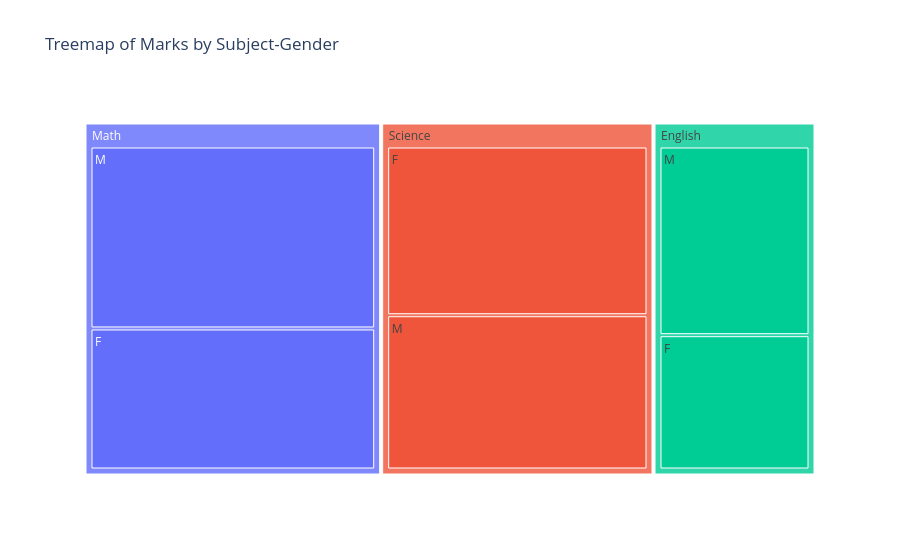

Here is the notebook cell this chart was saved with:
### Code cell
px.treemap(student, path=["subject","gender"], values="Marks", title="Treemap of Marks by Subject-Gender").show()

### Figure 1 — Plotly figure (JSON) as saved in the notebook; plotly's stock layout.template omitted (floating-point values rounded to 4 significant figures)
{"data": [{"branchvalues": "total", "domain": {"x": [0, 1], "y": [0, 1]}, "hovertemplate": "labels=%{label}<br>Marks=%{value}<br>parent=%{parent}<br>id=%{id}<extra></extra>", "ids": ["English/F", "Math/F", "Science/F", "English/M", "Math/M", "Science/M", "English", "Math", "Science"], "labels": ["F", "F", "F", "M", "M", "M", "English", "Math", "Science"], "name": "", "parents": ["English", "Math", "Science", "English", "Math", "Science", "", "", ""], "type": "treemap", "values": [225.0, 432.7, 475.2, 316.1, 558.3, 434.5, 541.1, 991.0, 909.7]}], "layout": {"legend": {"tracegroupgap": 0}, "title": {"text": "Treemap of Marks by Subject-Gender"}}}
